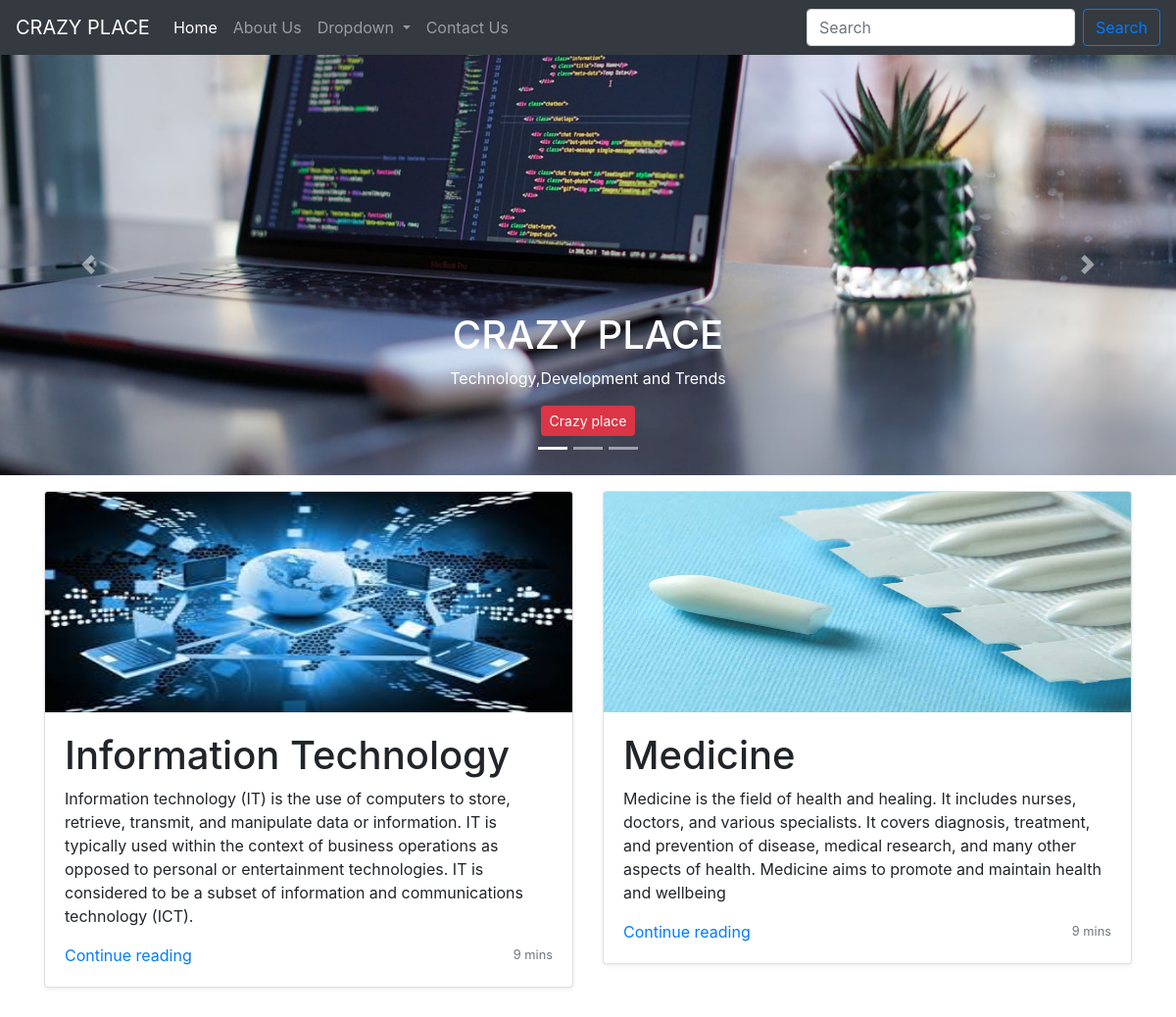
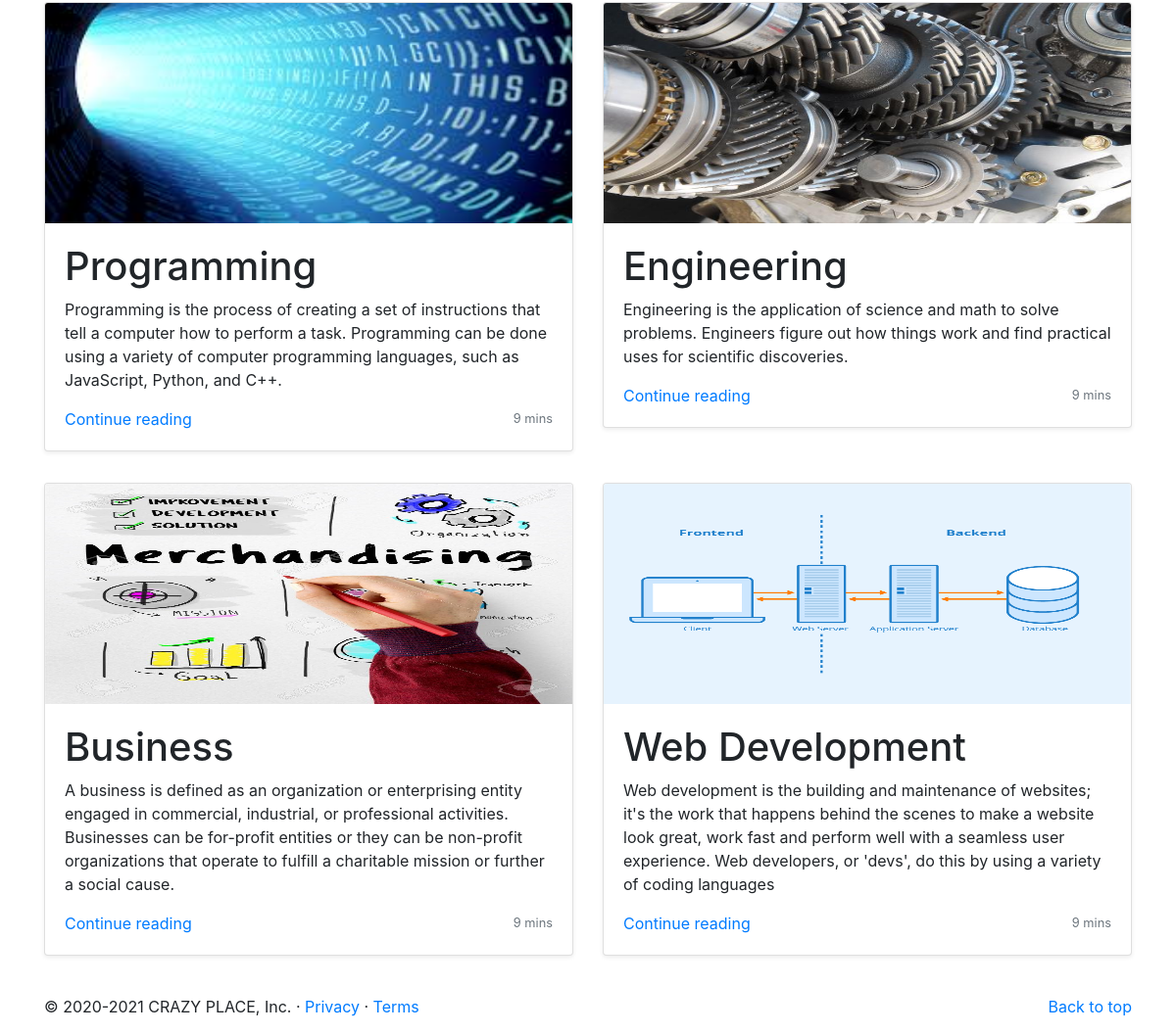
The app's page /shop/ with its own data (2 pictures, top to bottom).
### shop/models.py (models this page shows, shortened)
class Blogpost(models.Model):
    post_id = models.AutoField(primary_key=True)
    title = models.CharField(max_length=50)
    titlexp = models.CharField(max_length=1000, default="")
    head1 = models.CharField(max_length=500, default="")
    exp0 = models.CharField(max_length=5000, default="")
    head2 = models.CharField(max_length=500, default="")
    exp2 = models.CharField(max_length=5000, default="")
    pub_date = models.DateField()
    thumbnail = models.ImageField(upload_to='shop/images', default="")
    thumbnail1 = models.ImageField(upload_to='shop/images', default="")

### shop/views.py (the view)
# urls.py: path("",views.index),
def index(request):
    mypost = Blogpost.objects.all()
    return render(request,'shop/index.html',{'mypost':mypost})

### shop/templates/shop/index.html (shortened to what this page needs)
{% extends 'shop/basic.html' %}
{% block body %}
{% load static %}
<div id="carouselExampleCaptions" class="carousel slide carousel-fade" data-ride="carousel">
        <ol class="carousel-indicators">
            <li data-target="#carouselExampleCaptions" data-slide-to="0" class="active"></li>
            <li data-target="#carouselExampleCaptions" data-slide-to="1"></li>
            <li data-target="#carouselExampleCaptions" data-slide-to="2"></li>
        </ol>
        <div class="carousel-inner">
            <div class="carousel-item active">
                <img src="{% static 'shop/1.jpg' %}" class="d-block w-100" alt="...">
                <div class="carousel-caption d-none d-md-block">
                    <h1>CRAZY PLACE</h1>
                    <p>Technology,Development and Trends</p>
                    <a href="/"><button class="btn btn-lg btn-danger btn-sm">Crazy place</button></a>
                </div>
            </div>
        </div>
        <a class="carousel-control-prev" href="#carouselExampleCaptions" role="button" data-slide="prev">
            <span class="carousel-control-prev-icon" aria-hidden="true"></span>
        </a>
        <a class="carousel-control-next" href="#carouselExampleCaptions" role="button" data-slide="next">
            <span class="carousel-control-next-icon" aria-hidden="true"></span>
        </a>
    </div>
<div class="container mt-3">
    <div class="row my-2">
        {% for item in mypost %}
       <div class="col-md-6">
          <div class="card mb-4 shadow-sm">
              <img src="/media/{{item.thumbnail}}" class="bd-placeholder-img card-img-top" width="100%" height="225" xmlns="http://www.w3.org/2000/svg" preserveAspectRatio="xMidYMid slice" focusable="false" role="img" aria-label="Placeholder: Thumbnail"><title>Placeholder</title><rect width="100%" height="100%" fill="#55595c"></rect></img>
            <div class="card-body">
                <h1>{{item.title}}</h1>
              <p class="card-text">{{item.titlexp}}</p>
              <div class="d-flex justify-content-between align-items-center">
                <div class="btn-group">
                   <a href="post/{{item.post_id}}" class="stretched-link">Continue reading</a>
                </div>
                <small class="text-muted">9 mins</small>
              </div>
            </div>
          </div>
        </div>
        {% if forloop.counter|divisibleby:2%}
    </div>
    <div class="row my-2">
        {%endif%}
        {%endfor%}</div>
</div>
{% endblock %}

### shop/templates/shop/basic.html (shortened to what this page needs)
<!doctype html>
<html lang="en">
  <head>
    <link rel="stylesheet" href="https://stackpath.bootstrapcdn.com/bootstrap/4.5.2/css/bootstrap.min.css">
  </head>
  <body>
    <nav class="navbar navbar-expand-lg navbar-dark bg-dark">
  <a class="navbar-brand" href="/">CRAZY PLACE</a>
  <div class="collapse navbar-collapse" id="navbarSupportedContent">
    <ul class="navbar-nav mr-auto">
      <li class="nav-item active">
        <a class="nav-link" href="/shop">Home <span class="sr-only">(current)</span></a>
      </li>
      <li class="nav-item">
        <a class="nav-link" href="/shop/about">About Us</a>
      </li>
      <li class="nav-item dropdown">
        <a class="nav-link dropdown-toggle" href="#" id="navbarDropdown" role="button" data-toggle="dropdown" aria-haspopup="true" aria-expanded="false">
          Dropdown
        </a>
      </li>
         <li class="nav-item">
        <a class="nav-link" href="/shop/contact">Contact Us</a>
      </li>
    </ul>
    <form class="form-inline my-2 my-lg-0">
      <input class="form-control mr-sm-2" type="search" placeholder="Search" aria-label="Search">
      <button class="btn btn-outline-primary my-2 my-sm-0" type="submit">Search</button>
    </form>
  </div>
</nav>
    {% block body %} {% endblock %}
     <footer class="container">
            <p class="float-right"><a href="#">Back to top</a></p>
            <p>© 2020-2021 CRAZY PLACE, Inc. · <a href="#">Privacy</a> · <a href="#">Terms</a></p>
          </footer>
  </body>
</html>

### records on screen
Blogpost: thumbnail (picture), title "Information Technology", titlexp "Information technology (IT) is the use of computers to store, retrieve, transmit, and manipulate data or information. IT is typically used within the context of business operations as opposed to personal or entertainment technologies. IT is considered to be a subset of information and communications technology (ICT)."
Blogpost: thumbnail (picture), title "Medicine", titlexp "Medicine is the field of health and healing. It includes nurses, doctors, and various specialists. It covers diagnosis, treatment, and prevention of disease, medical research, and many other aspects of health. Medicine aims to promote and maintain health and wellbeing"
Blogpost: thumbnail (picture), title "Programming", titlexp "Programming is the process of creating a set of instructions that tell a computer how to perform a task. Programming can be done using a variety of computer programming languages, such as JavaScript, Python, and C++."
Blogpost: thumbnail (picture), title "Engineering", titlexp "Engineering is the application of science and math to solve problems. Engineers figure out how things work and find practical uses for scientific discoveries."
Blogpost: thumbnail (picture), title "Business", titlexp "A business is defined as an organization or enterprising entity engaged in commercial, industrial, or professional activities. Businesses can be for-profit entities or they can be non-profit organizations that operate to fulfill a charitable mission or further a social cause."
Blogpost: thumbnail (picture), title "Web Development", titlexp "Web development is the building and maintenance of websites; it's the work that happens behind the scenes to make a website look great, work fast and perform well with a seamless user experience. Web developers, or 'devs', do this by using a variety of coding languages"
